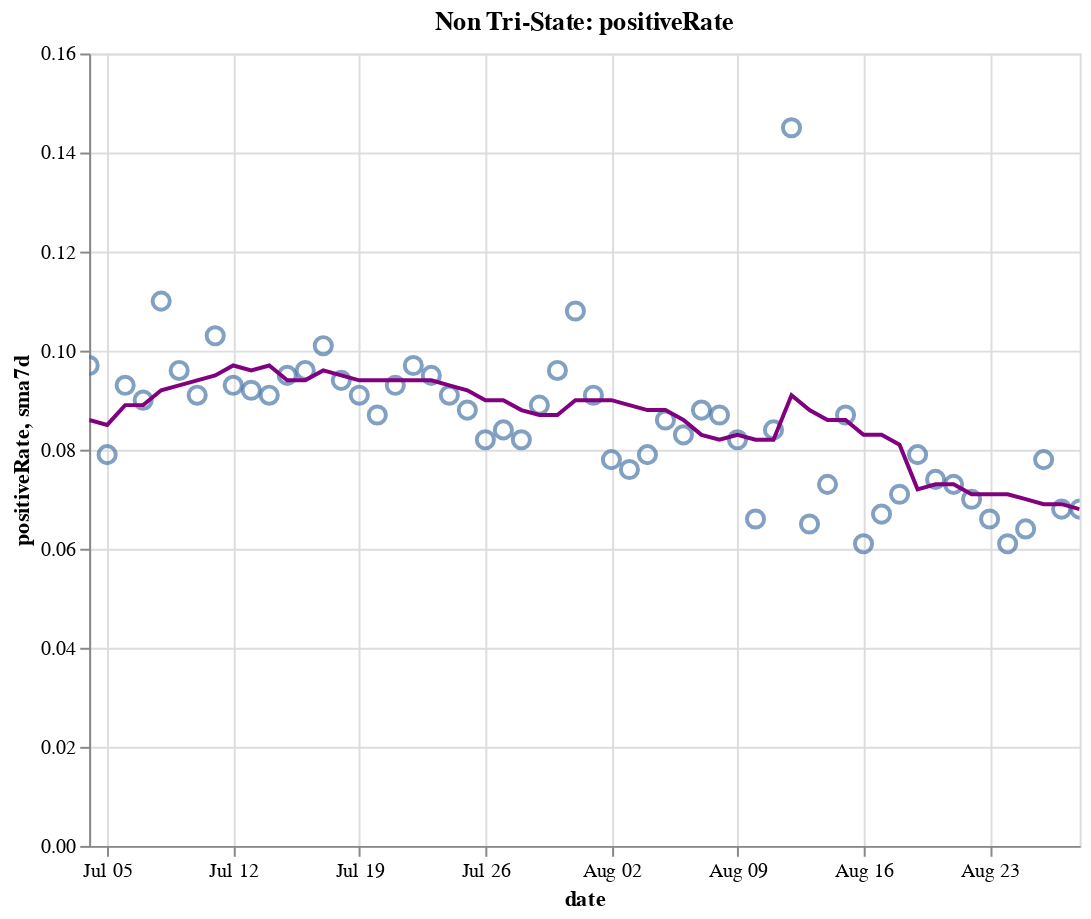

Source (notebook cell):
### Code cell
create_plot(non_tristate, 'positiveRate')

### Figure 1 — Vega-Lite specification as saved in the notebook (floating-point values rounded to 4 significant figures)
{"config": {"view": {"continuousWidth": 400, "continuousHeight": 300}}, "layer": [{"layer": [{"mark": {"type": "point", "size": 75}, "encoding": {"tooltip": [{"type": "temporal", "field": "date"}, {"type": "quantitative", "field": "positiveRate"}, {"type": "quantitative", "field": "sma7d"}], "x": {"type": "temporal", "field": "date"}, "y": {"type": "quantitative", "field": "positiveRate"}}, "selection": {"selector016": {"type": "interval", "bind": "scales", "encodings": ["x", "y"]}}}, {"mark": {"type": "line", "color": "purple"}, "encoding": {"x": {"type": "temporal", "field": "date"}, "y": {"type": "quantitative", "field": "sma7d"}}}]}, {"mark": {"type": "rule", "color": "#aaa"}, "encoding": {"x": {"type": "temporal", "field": "date"}}, "transform": [{"filter": {"selection": "selector015"}}]}, {"mark": "circle", "encoding": {"opacity": {"condition": {"value": 1, "selection": "selector015"}, "value": 0}, "tooltip": [{"type": "temporal", "field": "date"}, {"type": "quantitative", "field": "positiveRate"}, {"type": "quantitative", "field": "sma7d"}], "x": {"type": "temporal", "field": "date"}, "y": {"type": "quantitative", "field": "positiveRate"}}, "selection": {"selector015": {"type": "single", "encodings": ["x"], "on": "mouseover", "nearest": true, "empty": "none"}}}, {"mark": {"type": "text", "align": "left", "dx": 5, "dy": -5, "stroke": "white", "strokeWidth": 2}, "encoding": {"text": {"type": "quantitative", "field": "positiveRate"}, "tooltip": [{"type": "temporal", "field": "date"}, {"type": "quantitative", "field": "positiveRate"}, {"type": "quantitative", "field": "sma7d"}], "x": {"type": "temporal", "field": "date"}, "y": {"type": "quantitative", "field": "positiveRate"}}, "transform": [{"filter": {"selection": "selector015"}}]}, {"mark": {"type": "text", "align": "left", "dx": 5, "dy": -5}, "encoding": {"text": {"type": "quantitative", "field": "positiveRate"}, "tooltip": [{"type": "temporal", "field": "date"}, {"type": "quantitative", "field": "positiveRate"}, {"type": "quantitative", "field": "sma7d"}], "x": {"type": "temporal", "field": "date"}, "y": {"type": "quantitative", "field": "positiveRate"}}, "transform": [{"filter": {"selection": "selector015"}}]}], "data": {"name": "data-20819a3695a36bae6564d24e1838719c"}, "height": 400, "title": "Non Tri-State: positiveRate", "width": 500, "$schema": "https://vega.github.io/schema/vega-lite/v4.8.1.json", "datasets": {"data-20819a3695a36bae6564d24e1838719c": [{"date": "2020-07-04T00:00:00", "totalTestResultsIncrease": 550000.0, "positiveIncrease": 53320.0, "death": 78030.0, "deathIncrease": 270.0, "positiveRate": 0.097, "state": "Non Tri-State", "sma7d": 0.086}, {"date": "2020-07-05T00:00:00", "totalTestResultsIncrease": 567600.0, "positiveIncrease": 44710.0, "death": 78210.0, "deathIncrease": 179.0, "positiveRate": 0.079, "state": "Non Tri-State", "sma7d": 0.085}, {"date": "2020-07-06T00:00:00", "totalTestResultsIncrease": 441900.0, "positiveIncrease": 40930.0, "death": 78420.0, "deathIncrease": 212.0, "positiveRate": 0.093, "state": "Non Tri-State", "sma7d": 0.089}, {"date": "2020-07-07T00:00:00", "totalTestResultsIncrease": 563800.0, "positiveIncrease": 50810.0, "death": 79280.0, "deathIncrease": 859.0, "positiveRate": 0.09, "state": "Non Tri-State", "sma7d": 0.089}, {"date": "2020-07-08T00:00:00", "totalTestResultsIncrease": 560000.0, "positiveIncrease": 61740.0, "death": 80010.0, "deathIncrease": 730.0, "positiveRate": 0.11, "state": "Non Tri-State", "sma7d": 0.092}, {"date": "2020-07-09T00:00:00", "totalTestResultsIncrease": 609500.0, "positiveIncrease": 58270.0, "death": 80840.0, "deathIncrease": 822.0, "positiveRate": 0.096, "state": "Non Tri-State", "sma7d": 0.093}, {"date": "2020-07-10T00:00:00", "totalTestResultsIncrease": 717600.0, "positiveIncrease": 65590.0, "death": 81650.0, "deathIncrease": 814.0, "positiveRate": 0.091, "state": "Non Tri-State", "sma7d": 0.094}, {"date": "2020-07-11T00:00:00", "totalTestResultsIncrease": 600600.0, "positiveIncrease": 61840.0, "death": 82350.0, "deathIncrease": 705.0, "positiveRate": 0.103, "state": "Non Tri-State", "sma7d": 0.095}, {"date": "2020-07-12T00:00:00", "totalTestResultsIncrease": 651700.0, "positiveIncrease": 60300.0, "death": 82810.0, "deathIncrease": 455.0, "positiveRate": 0.093, "state": "Non Tri-State", "sma7d": 0.097}, {"date": "2020-07-13T00:00:00", "totalTestResultsIncrease": 622800.0, "positiveIncrease": 57090.0, "death": 83080.0, "deathIncrease": 275.0, "positiveRate": 0.092, "state": "Non Tri-State", "sma7d": 0.096}, {"date": "2020-07-14T00:00:00", "totalTestResultsIncrease": 677000.0, "positiveIncrease": 61400.0, "death": 83790.0, "deathIncrease": 708.0, "positiveRate": 0.091, "state": "Non Tri-State", "sma7d": 0.097}, {"date": "2020-07-15T00:00:00", "totalTestResultsIncrease": 677000.0, "positiveIncrease": 64500.0, "death": 84610.0, "deathIncrease": 816.0, "positiveRate": 0.095, "state": "Non Tri-State", "sma7d": 0.094}, {"date": "2020-07-16T00:00:00", "totalTestResultsIncrease": 727800.0, "positiveIncrease": 69930.0, "death": 85500.0, "deathIncrease": 896.0, "positiveRate": 0.096, "state": "Non Tri-State", "sma7d": 0.094}, {"date": "2020-07-17T00:00:00", "totalTestResultsIncrease": 752000.0, "positiveIncrease": 75880.0, "death": 86420.0, "deathIncrease": 915.0, "positiveRate": 0.101, "state": "Non Tri-State", "sma7d": 0.096}, {"date": "2020-07-18T00:00:00", "totalTestResultsIncrease": 681400.0, "positiveIncrease": 63930.0, "death": 87260.0, "deathIncrease": 846.0, "positiveRate": 0.094, "state": "Non Tri-State", "sma7d": 0.095}, {"date": "2020-07-19T00:00:00", "totalTestResultsIncrease": 703600.0, "positiveIncrease": 63790.0, "death": 87770.0, "deathIncrease": 506.0, "positiveRate": 0.091, "state": "Non Tri-State", "sma7d": 0.094}, {"date": "2020-07-20T00:00:00", "totalTestResultsIncrease": 645700.0, "positiveIncrease": 56180.0, "death": 88110.0, "deathIncrease": 335.0, "positiveRate": 0.087, "state": "Non Tri-State", "sma7d": 0.094}, {"date": "2020-07-21T00:00:00", "totalTestResultsIncrease": 673600.0, "positiveIncrease": 62740.0, "death": 89120.0, "deathIncrease": 1014.0, "positiveRate": 0.093, "state": "Non Tri-State", "sma7d": 0.094}, {"date": "2020-07-22T00:00:00", "totalTestResultsIncrease": 699400.0, "positiveIncrease": 68110.0, "death": 90260.0, "deathIncrease": 1137.0, "positiveRate": 0.097, "state": "Non Tri-State", "sma7d": 0.094}, {"date": "2020-07-23T00:00:00", "totalTestResultsIncrease": 744000.0, "positiveIncrease": 70490.0, "death": 91270.0, "deathIncrease": 1015.0, "positiveRate": 0.095, "state": "Non Tri-State", "sma7d": 0.094}, {"date": "2020-07-24T00:00:00", "totalTestResultsIncrease": 803900.0, "positiveIncrease": 73480.0, "death": 92400.0, "deathIncrease": 1129.0, "positiveRate": 0.091, "state": "Non Tri-State", "sma7d": 0.093}, {"date": "2020-07-25T00:00:00", "totalTestResultsIncrease": 719000.0, "positiveIncrease": 63480.0, "death": 93400.0, "deathIncrease": 999.0, "positiveRate": 0.088, "state": "Non Tri-State", "sma7d": 0.092}, {"date": "2020-07-26T00:00:00", "totalTestResultsIncrease": 732400.0, "positiveIncrease": 59970.0, "death": 93940.0, "deathIncrease": 544.0, "positiveRate": 0.082, "state": "Non Tri-State", "sma7d": 0.09}, {"date": "2020-07-27T00:00:00", "totalTestResultsIncrease": 642900.0, "positiveIncrease": 54060.0, "death": 94970.0, "deathIncrease": 1026.0, "positiveRate": 0.084, "state": "Non Tri-State", "sma7d": 0.09}, {"date": "2020-07-28T00:00:00", "totalTestResultsIncrease": 672600.0, "positiveIncrease": 55340.0, "death": 96060.0, "deathIncrease": 1086.0, "positiveRate": 0.082, "state": "Non Tri-State", "sma7d": 0.088}, {"date": "2020-07-29T00:00:00", "totalTestResultsIncrease": 730700.0, "positiveIncrease": 65310.0, "death": 97520.0, "deathIncrease": 1466.0, "positiveRate": 0.089, "state": "Non Tri-State", "sma7d": 0.087}, {"date": "2020-07-30T00:00:00", "totalTestResultsIncrease": 711300.0, "positiveIncrease": 68310.0, "death": 98750.0, "deathIncrease": 1229.0, "positiveRate": 0.096, "state": "Non Tri-State", "sma7d": 0.087}, {"date": "2020-07-31T00:00:00", "totalTestResultsIncrease": 611000.0, "positiveIncrease": 66150.0, "death": 100000.0, "deathIncrease": 1295.0, "positiveRate": 0.108, "state": "Non Tri-State", "sma7d": 0.09}, {"date": "2020-08-01T00:00:00", "totalTestResultsIncrease": 662600.0, "positiveIncrease": 59980.0, "death": 101200.0, "deathIncrease": 1164.0, "positiveRate": 0.091, "state": "Non Tri-State", "sma7d": 0.09}, {"date": "2020-08-02T00:00:00", "totalTestResultsIncrease": 591300.0, "positiveIncrease": 45900.0, "death": 101700.0, "deathIncrease": 486.0, "positiveRate": 0.078, "state": "Non Tri-State", "sma7d": 0.09}, {"date": "2020-08-03T00:00:00", "totalTestResultsIncrease": 639400.0, "positiveIncrease": 48710.0, "death": 102200.0, "deathIncrease": 502.0, "positiveRate": 0.076, "state": "Non Tri-State", "sma7d": 0.089}, {"date": "2020-08-04T00:00:00", "totalTestResultsIncrease": 638600.0, "positiveIncrease": 50720.0, "death": 103400.0, "deathIncrease": 1241.0, "positiveRate": 0.079, "state": "Non Tri-State", "sma7d": 0.088}, {"date": "2020-08-05T00:00:00", "totalTestResultsIncrease": 593000.0, "positiveIncrease": 51220.0, "death": 104800.0, "deathIncrease": 1335.0, "positiveRate": 0.086, "state": "Non Tri-State", "sma7d": 0.088}, {"date": "2020-08-06T00:00:00", "totalTestResultsIncrease": 642000.0, "positiveIncrease": 53090.0, "death": 106000.0, "deathIncrease": 1238.0, "positiveRate": 0.083, "state": "Non Tri-State", "sma7d": 0.086}, {"date": "2020-08-07T00:00:00", "totalTestResultsIncrease": 685100.0, "positiveIncrease": 60200.0, "death": 107300.0, "deathIncrease": 1313.0, "positiveRate": 0.088, "state": "Non Tri-State", "sma7d": 0.083}, {"date": "2020-08-08T00:00:00", "totalTestResultsIncrease": 608500.0, "positiveIncrease": 52640.0, "death": 108400.0, "deathIncrease": 1075.0, "positiveRate": 0.087, "state": "Non Tri-State", "sma7d": 0.082}, {"date": "2020-08-09T00:00:00", "totalTestResultsIncrease": 609200.0, "positiveIncrease": 49760.0, "death": 109000.0, "deathIncrease": 604.0, "positiveRate": 0.082, "state": "Non Tri-State", "sma7d": 0.083}, {"date": "2020-08-10T00:00:00", "totalTestResultsIncrease": 626400.0, "positiveIncrease": 41110.0, "death": 109400.0, "deathIncrease": 417.0, "positiveRate": 0.066, "state": "Non Tri-State", "sma7d": 0.082}, {"date": "2020-08-11T00:00:00", "totalTestResultsIncrease": 648300.0, "positiveIncrease": 54470.0, "death": 110700.0, "deathIncrease": 1307.0, "positiveRate": 0.084, "state": "Non Tri-State", "sma7d": 0.082}, {"date": "2020-08-12T00:00:00", "totalTestResultsIncrease": 378700.0, "positiveIncrease": 54950.0, "death": 112200.0, "deathIncrease": 1495.0, "positiveRate": 0.145, "state": "Non Tri-State", "sma7d": 0.091}, {"date": "2020-08-13T00:00:00", "totalTestResultsIncrease": 776600.0, "positiveIncrease": 50290.0, "death": 113400.0, "deathIncrease": 1145.0, "positiveRate": 0.065, "state": "Non Tri-State", "sma7d": 0.088}, {"date": "2020-08-14T00:00:00", "totalTestResultsIncrease": 740400.0, "positiveIncrease": 54220.0, "death": 114600.0, "deathIncrease": 1199.0, "positiveRate": 0.073, "state": "Non Tri-State", "sma7d": 0.086}, {"date": "2020-08-15T00:00:00", "totalTestResultsIncrease": 636500.0, "positiveIncrease": 55140.0, "death": 115800.0, "deathIncrease": 1200.0, "positiveRate": 0.087, "state": "Non Tri-State", "sma7d": 0.086}, {"date": "2020-08-16T00:00:00", "totalTestResultsIncrease": 683900.0, "positiveIncrease": 41870.0, "death": 116400.0, "deathIncrease": 611.0, "positiveRate": 0.061, "state": "Non Tri-State", "sma7d": 0.083}, {"date": "2020-08-17T00:00:00", "totalTestResultsIncrease": 548000.0, "positiveIncrease": 36790.0, "death": 116800.0, "deathIncrease": 394.0, "positiveRate": 0.067, "state": "Non Tri-State", "sma7d": 0.083}, {"date": "2020-08-18T00:00:00", "totalTestResultsIncrease": 564300.0, "positiveIncrease": 39820.0, "death": 118000.0, "deathIncrease": 1178.0, "positiveRate": 0.071, "state": "Non Tri-State", "sma7d": 0.081}, {"date": "2020-08-19T00:00:00", "totalTestResultsIncrease": 558900.0, "positiveIncrease": 43930.0, "death": 119400.0, "deathIncrease": 1402.0, "positiveRate": 0.079, "state": "Non Tri-State", "sma7d": 0.072}, {"date": "2020-08-20T00:00:00", "totalTestResultsIncrease": 582400.0, "positiveIncrease": 42940.0, "death": 120500.0, "deathIncrease": 1122.0, "positiveRate": 0.074, "state": "Non Tri-State", "sma7d": 0.073}, {"date": "2020-08-21T00:00:00", "totalTestResultsIncrease": 622200.0, "positiveIncrease": 45480.0, "death": 121600.0, "deathIncrease": 1109.0, "positiveRate": 0.073, "state": "Non Tri-State", "sma7d": 0.073}, {"date": "2020-08-22T00:00:00", "totalTestResultsIncrease": 645900.0, "positiveIncrease": 45170.0, "death": 122600.0, "deathIncrease": 1023.0, "positiveRate": 0.07, "state": "Non Tri-State", "sma7d": 0.071}, {"date": "2020-08-23T00:00:00", "totalTestResultsIncrease": 555200.0, "positiveIncrease": 36740.0, "death": 123200.0, "deathIncrease": 563.0, "positiveRate": 0.066, "state": "Non Tri-State", "sma7d": 0.071}, {"date": "2020-08-24T00:00:00", "totalTestResultsIncrease": 547000.0, "positiveIncrease": 33520.0, "death": 123500.0, "deathIncrease": 333.0, "positiveRate": 0.061, "state": "Non Tri-State", "sma7d": 0.071}, {"date": "2020-08-25T00:00:00", "totalTestResultsIncrease": 552300.0, "positiveIncrease": 35410.0, "death": 124600.0, "deathIncrease": 1138.0, "positiveRate": 0.064, "state": "Non Tri-State", "sma7d": 0.07}, {"date": "2020-08-26T00:00:00", "totalTestResultsIncrease": 544800.0, "positiveIncrease": 42320.0, "death": 125900.0, "deathIncrease": 1280.0, "positiveRate": 0.078, "state": "Non Tri-State", "sma7d": 0.069}, {"date": "2020-08-27T00:00:00", "totalTestResultsIncrease": 625700.0, "positiveIncrease": 42760.0, "death": 127000.0, "deathIncrease": 1116.0, "positiveRate": 0.068, "state": "Non Tri-State", "sma7d": 0.069}, {"date": "2020-08-28T00:00:00", "totalTestResultsIncrease": 671000.0, "positiveIncrease": 45410.0, "death": 128000.0, "deathIncrease": 1011.0, "positiveRate": 0.068, "state": "Non Tri-State", "sma7d": 0.068}]}}
